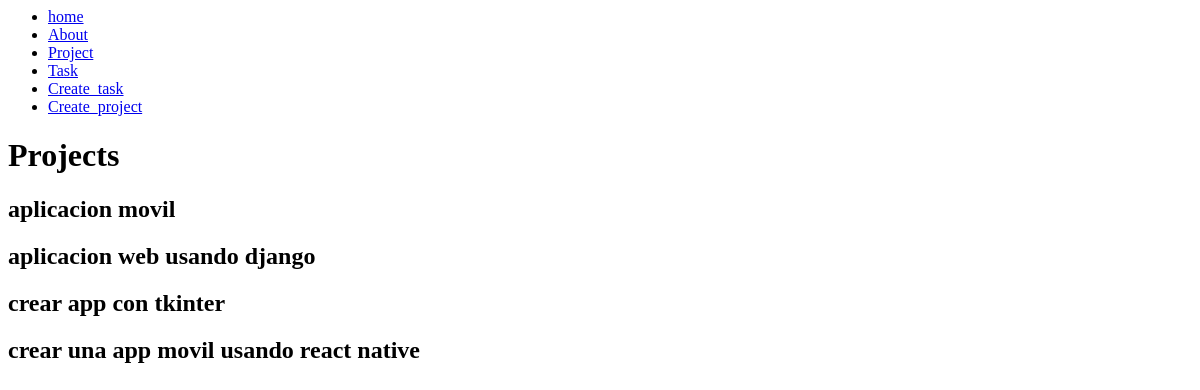
The app's page /projects/, older data.
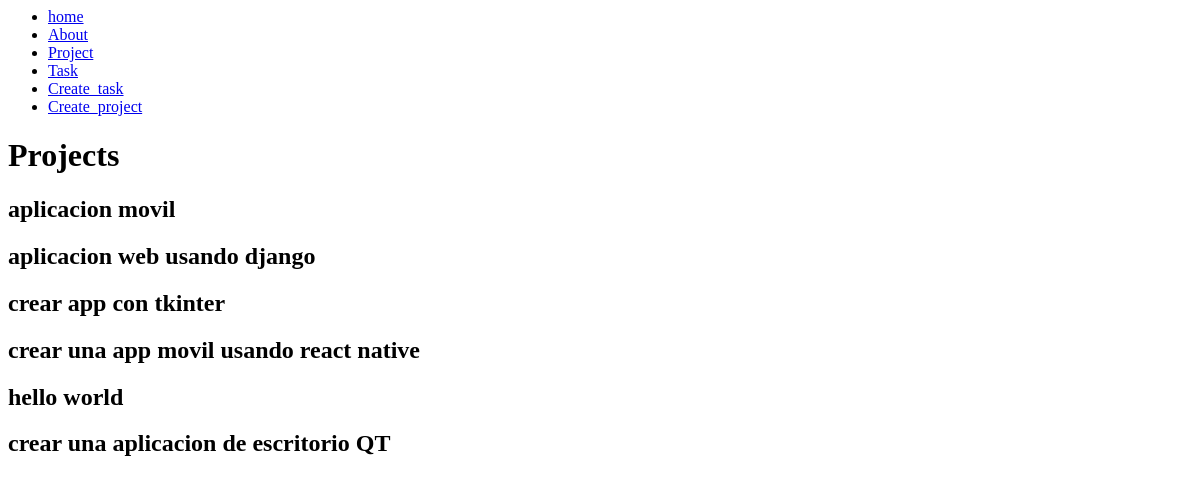
The same page, newer data.
### myapp/models.py (models this page shows, shortened)
class Project(models.Model):
    name = models.CharField(max_length=200)

### myapp/views.py (the view)
# urls.py: path('projects/', views.projects, name="projects"),
def projects(request):
    projects = Project.objects.all()
    return render(request, 'projects/projects.html',{
        'projects':projects
        })

### myapp/templates/projects/projects.html
{% extends 'layouts/base.html' %}
{% block content %}
<h1>Projects</h1>
{% for project in projects %}
<article>
    <h1>{{project.name}}</h1>
</article>
{% endfor %}
{% endblock %}

Row changes from the older to the newer data that the page shows:
added Project: name "hello world"
added Project: name "crear una aplicacion de escritorio QT"
